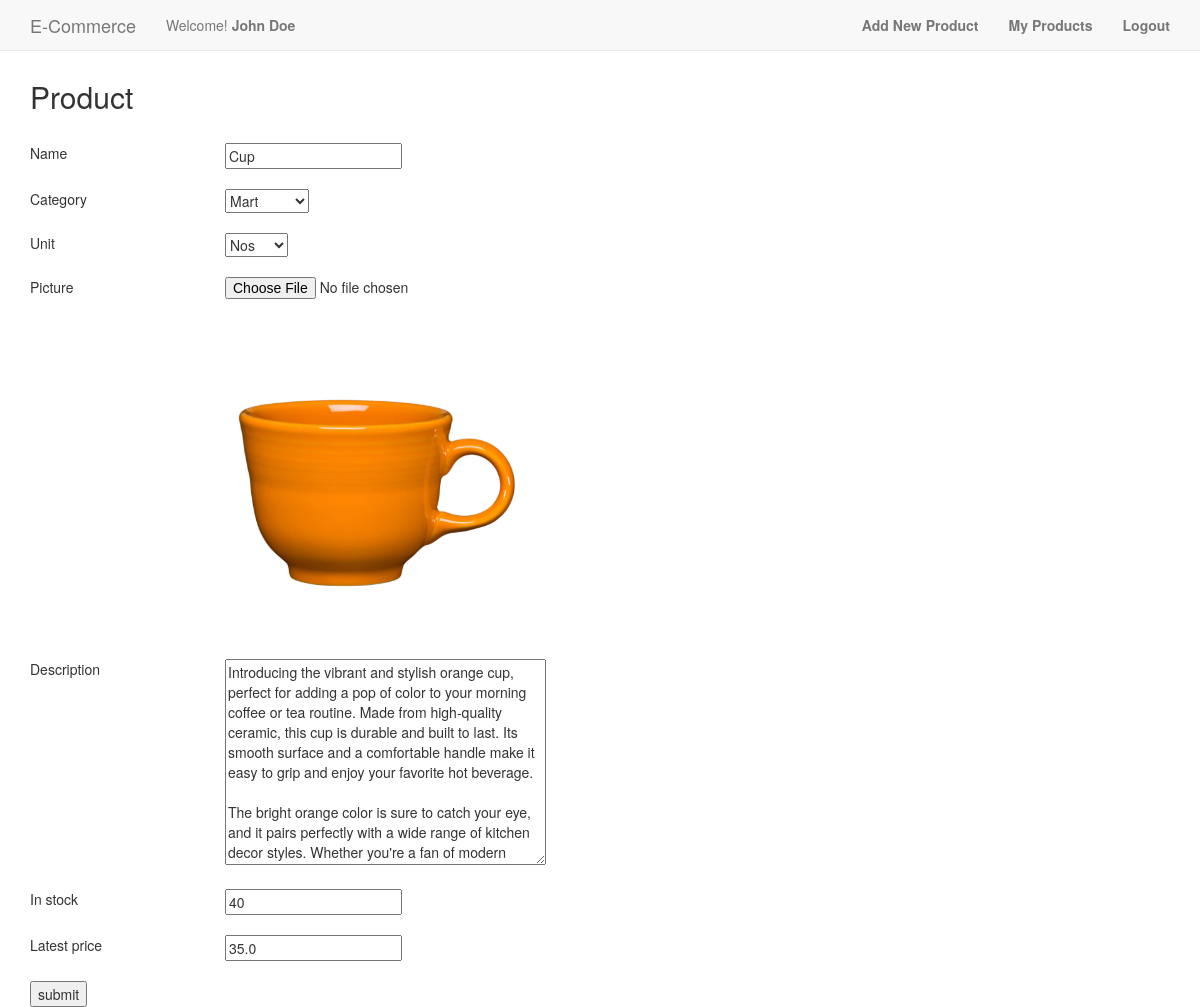
The app's page /products/1 (signed in), older data.
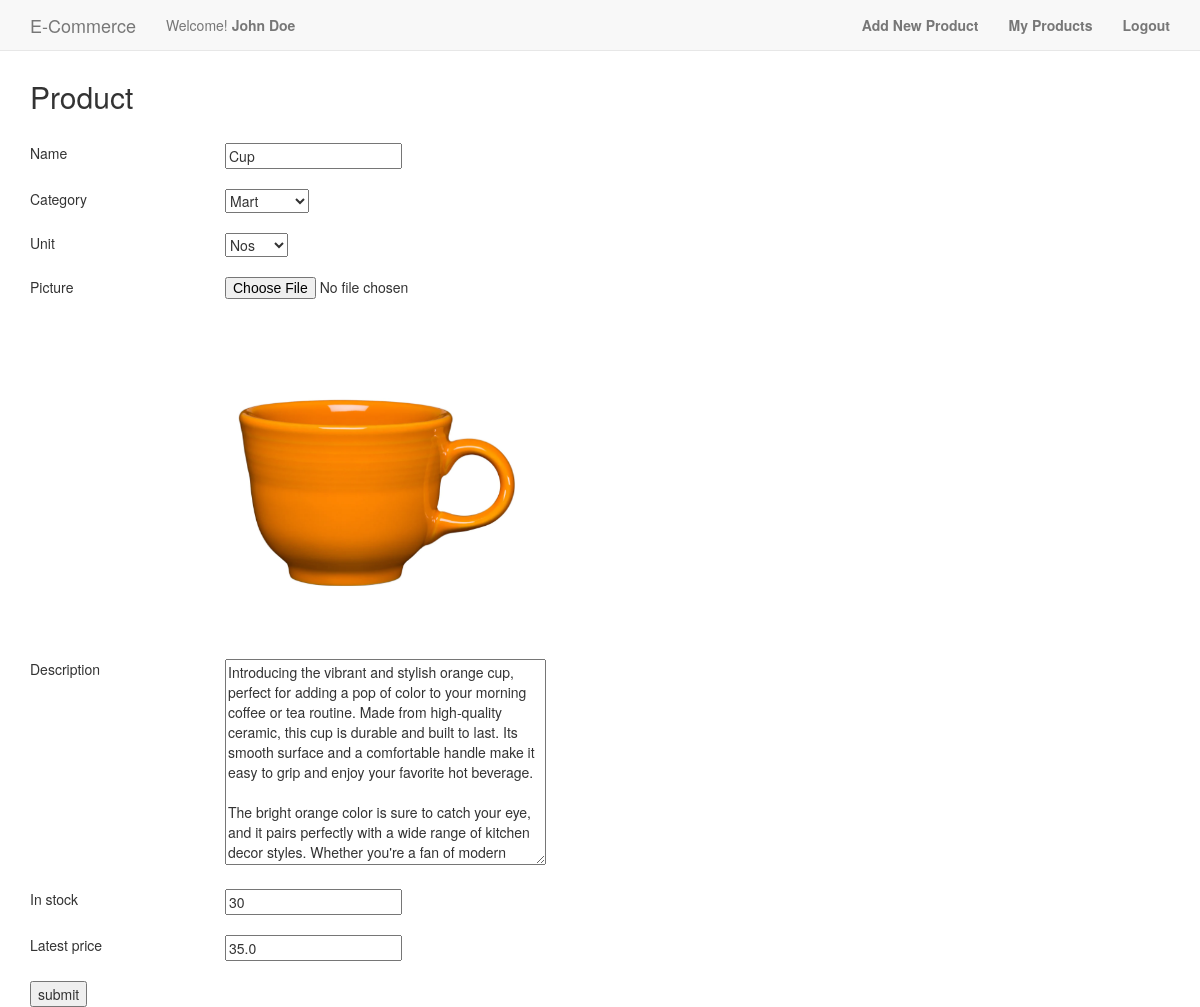
The same page, newer data.
### products/models.py (models this page shows, shortened)
class Product(models.Model):
    COSMETICS = ('cosmetic', 'Cosmetic')
    MART = ('mart', 'Mart')
    GROCERIES = ('groceries', 'Groceries')
    HEALTH = ('health', 'Health')
    FASHION = ('fashion', 'Fashion')
    ELECTRONIC = ('electronic', 'Electronic')
    MOBILE = ('mobile', 'Mobile')
    SPORTS = ('sports', 'Sports')
    DIGITAL = ('digital', 'Digital')
    FOOD = ('food', 'Food')
    OTHERS = ('others', 'Others')
    CATEGORY_CHOICES = (
        COSMETICS,
        MART,
        GROCERIES,
        HEALTH,
        FASHION,
        ELECTRONIC,
        MOBILE,
        SPORTS,
        DIGITAL,
        FOOD,
        OTHERS
    )
    NOS = ('nos', 'Nos')
    DOZEN = ('dozen', 'Dozen')
    KGS = ('kgs', 'Kgs')
    METER = ('meter', 'Meter')
    SQFT = ('sqft', 'Sqft')
    SQM = ('sqm', 'sqm')
    UNIT_CHOICES = (
        NOS,
        DOZEN,
        KGS,
        METER,
        SQFT,
        SQM
    )
    name = models.CharField(max_length=250, null=False, blank=False)
    category = models.CharField(max_length=10, choices=CATEGORY_CHOICES, default=OTHERS[0])
    unit = models.CharField(max_length=10, choices=UNIT_CHOICES, default=NOS[0])
    picture = models.ImageField(upload_to='product_pic', default='product_default.png')
    description = models.TextField(null=True, blank=True)
    in_stock = models.IntegerField(default=0)
    owned_by = models.ForeignKey(User, on_delete=models.CASCADE, related_name='products', blank=False)
    created_on = models.DateTimeField(auto_now_add=True)
    modified_on = models.DateTimeField(auto_now=True)
    bought_on = models.DateField(blank=True, null=True)
    latest_price = models.FloatField(blank=False, null=False)
    key = models.UUIDField(default=uuid.uuid4)

### products/views.py (the view)
# urls.py: path('<pk>', UpdateProduct.as_view(), name='update_product'),
class UpdateProduct(LoginRequiredMixin, UpdateView):
    login_url = reverse_lazy('login')
    form_class = ProductForm
    success_url = reverse_lazy('list_products')
    template_name = 'product.html'
    queryset = Product.objects.all()

### products/forms.py
class ProductForm(forms.ModelForm):
    class Meta:
        model = Product
        fields = (
            'name',
            'category',
            'unit',
            'picture',
            'description',
            'in_stock',
            'latest_price',
            'picture',
        )
    def __init__(self, *args, **kwargs):
        super(ProductForm, self).__init__(*args, **kwargs)
        if self.instance.pk and self.instance.picture is not None:
            self.fields['picture'].widget = ImagePreviewWidget()
        else:
            self.fields['picture'].widget = FileInput()

### products/forms.py (called while the page is built)
    def render(self, name, value, attrs=None, **kwargs):
        input_html = super().render(name, value, attrs=None, **kwargs)
        img_html = mark_safe(f'<br><br><img src="{value.url}" width="300px" height="300px"/>')
        return f'{input_html}{img_html}'

### products/templates/product.html (shortened to what this page needs)
{% extends "base.html" %}
{% block content %}
  <h2>Product</h2>
  <br/>
    <form method="POST" enctype="multipart/form-data">
        {% for field in form %}
            {% if not field.is_hidden %}
                <div class="row">
                    <div class="col-xs-2"> {{field.label}} </div>
                    <div class="col-xs-6"> {{field}} </div>
                </div>
            {% endif %}
            <br/>
        {% endfor %}
        <button type="submit">submit</button>
    </form>
{% endblock %}

Row changes from the older to the newer data that the page shows:
changed Product "Cup": in_stock "40" → "30"
